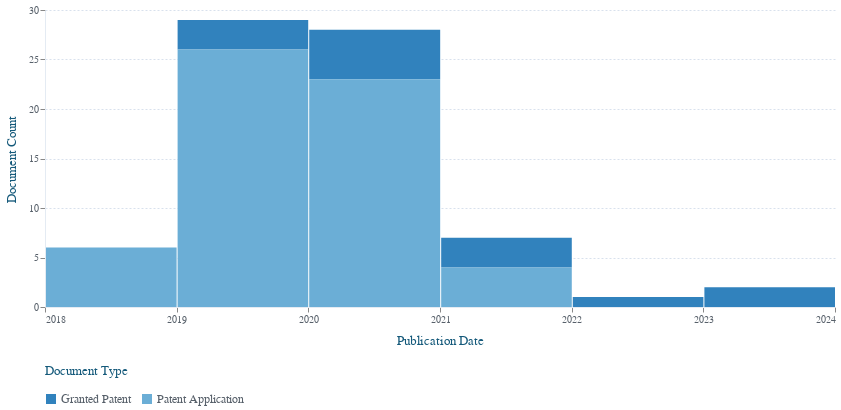

Write a Vega-Lite specification for this figure.
### Vega-Lite specification from a JSON file in a GitHub repository (floating-point values rounded to 4 significant figures)
{"$schema": "https://vega.github.io/schema/vega-lite/v5.json", "autosize": "fit", "background": "transparent", "view": {"stroke": null}, "width": 831, "config": null, "padding": null, "height": 400, "selection": {"grid": {"encodings": ["x"], "type": "interval", "bind": "scales", "zoom": "wheel![event.shiftKey]"}}, "mark": {"type": "bar", "point": {"cursor": "pointer", "size": 80}}, "encoding": {"x": {"field": "label", "type": "temporal", "axis": {"title": "Publication Date", "titlePadding": 10, "labelFontSize": 10, "domain": true, "grid": false, "titleFontSize": 13, "titleFont": "source_sans_prosemibold", "titleFontWeight": "normal", "labelFont": "source_sans_proregular", "labelFontWeight": "normal", "labelColor": "#565f69", "titleColor": "#14597a", "domainColor": "#e4ebf3", "gridColor": "#d8e1ed", "gridDash": [2, 2]}, "timeUnit": "utcyear", "scale": {"type": "utc"}}, "y": {"field": "value", "type": "quantitative", "format": ",", "axis": {"title": "Document Count", "titlePadding": 10, "labelFontSize": 10, "titleFontSize": 13, "titleFont": "source_sans_prosemibold", "titleFontWeight": "normal", "labelFont": "source_sans_proregular", "labelFontWeight": "normal", "labelColor": "#565f69", "titleColor": "#14597a", "domainColor": "#e4ebf3", "gridColor": "#d8e1ed", "gridDash": [2, 2]}}, "tooltip": [{"field": "value", "type": "quantitative", "title": "Document Count", "format": ","}, {"field": "label", "type": "temporal", "timeUnit": "utcyear", "scale": {"type": "utc"}, "title": "Publication Date"}, {"field": "color", "type": "nominal", "title": "Document Type"}], "color": {"field": "color", "type": "nominal", "scale": {"scheme": "category20c"}, "legend": {"orient": "bottom", "columns": 3, "columnPadding": 10, "rowPadding": 1, "labelFontSize": 12, "titleFontSize": 13, "titleFont": "source_sans_prosemibold", "titleFontWeight": "normal", "labelFont": "source_sans_proregular", "labelFontWeight": "normal", "labelColor": "#565f69", "titleColor": "#14597a", "domainColor": "#e4ebf3", "gridColor": "#d8e1ed", "gridDash": [2, 2], "titlePadding": 15}, "axis": {"title": "Document Type"}}}, "data": {"values": [{"color": "Granted Patent", "label": "2018", "value": 0}, {"color": "Patent Application", "label": "2018", "value": 6}, {"color": "Granted Patent", "label": "2019", "value": 3}, {"color": "Patent Application", "label": "2019", "value": 26}, {"color": "Granted Patent", "label": "2020", "value": 5}, {"color": "Patent Application", "label": "2020", "value": 23}, {"color": "Granted Patent", "label": "2021", "value": 3}, {"color": "Patent Application", "label": "2021", "value": 4}, {"color": "Granted Patent", "label": "2022", "value": 1}, {"color": "Patent Application", "label": "2022", "value": 0}, {"color": "Granted Patent", "label": "2023", "value": 2}, {"color": "Patent Application", "label": "2023", "value": 0}], "format": {"parse": {"label": "utc:'%Y'"}}}}
